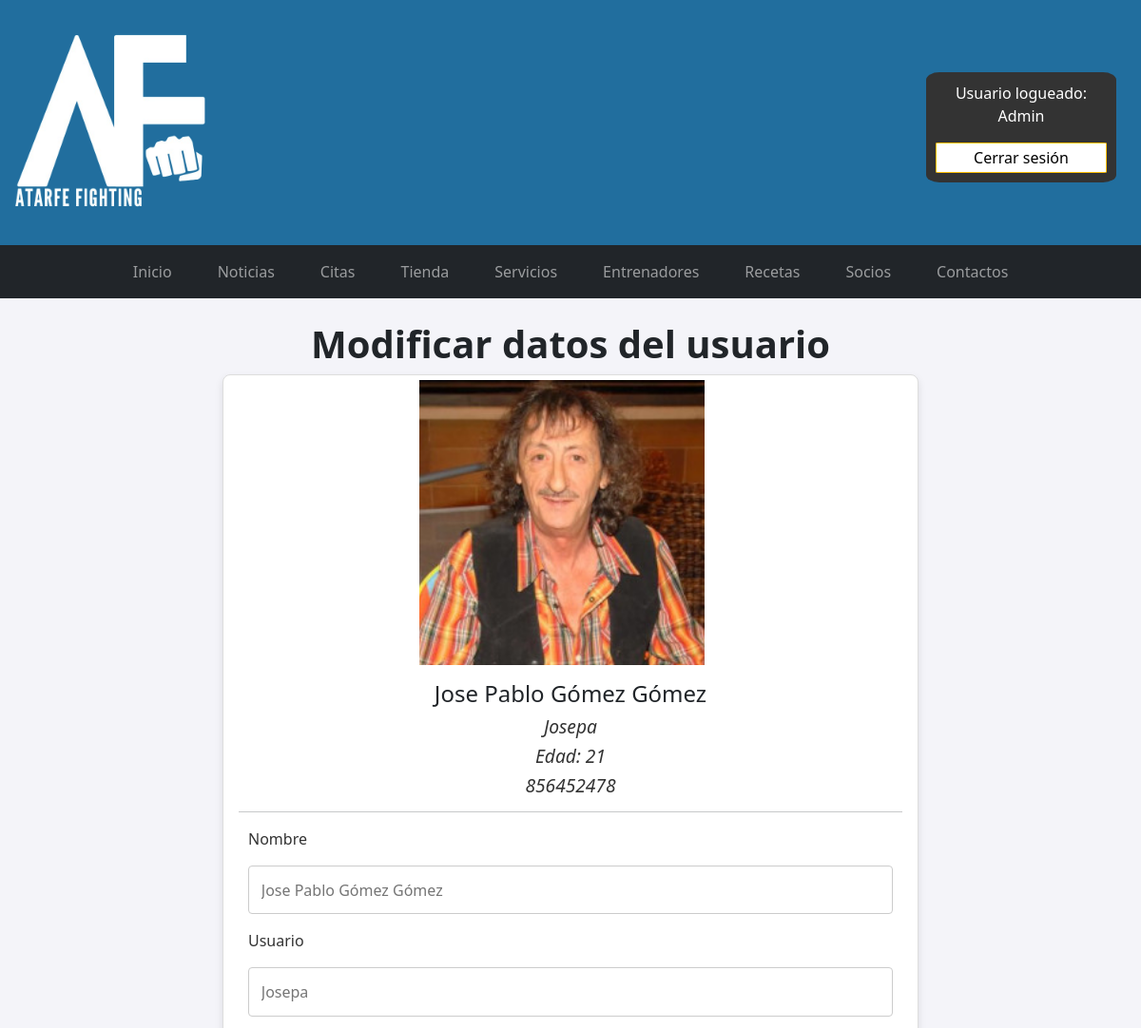
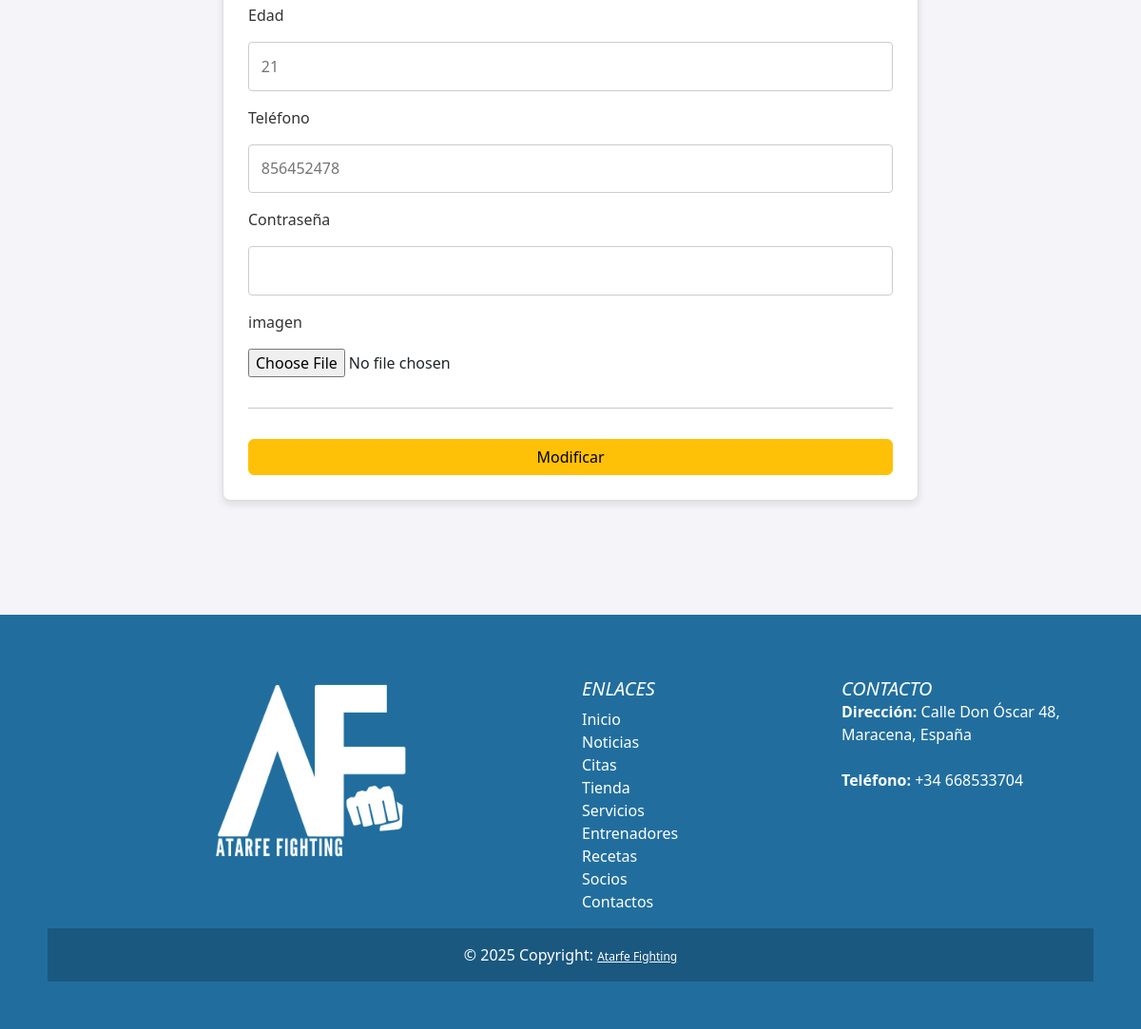
/php/socios/modificarsocio.php?id=7 (signed in), run on the app's committed database (2 pictures, top to bottom).
### tables this page shows
CREATE TABLE `socio` (
  `id_socio` int(11) NOT NULL,
  `nombre` varchar(100) NOT NULL,
  `edad` int(11) DEFAULT NULL,
  `contrasena` varchar(255) NOT NULL,
  `usuario` varchar(50) NOT NULL,
  `telefono` varchar(15) DEFAULT NULL,
  `foto` varchar(255) DEFAULT NULL,
  `tipo` enum('socio','admin') NOT NULL DEFAULT 'socio'
);

### php/socios/modificarsocio.php (the view, shortened to what this page needs)
<?php
include '../esencial/conexion.php';
$id_socio = $_GET['id'];
$query = "SELECT telefono, nombre, contrasena, usuario, edad, foto FROM socio WHERE id_socio = $id_socio";
$stmt = $conexion->prepare($query);
$stmt->execute();
$stmt->bind_result($telefono, $nombre, $contrasena, $usuario, $edad, $imagen);
?>
<!DOCTYPE html>
<html lang="es">
<head>
    <link rel="stylesheet" href="../../css/styles.css">
    <link rel="stylesheet" href="https://cdn.jsdelivr.net/npm/bootstrap@5.3.3/dist/css/bootstrap.min.css">
</head>
<body style="background:#f4f4f9">
    <?php include '../esencial/header.php';
    ?>
    <main>
        <h1 style="font-weight: bold; text-align:center">Modificar datos del usuario</h1>
        <?php if ($stmt->fetch()) {
            if (isset($_SESSION["nombre"]) && $pagina_actual == "modificarsocio.php" && isset($_SESSION["tipo"]) == "admin") {
                do {
                    echo "<div class='socio-card-modificar'>";
                    echo "<div class='socio-foto'><img loading='lazy' src='" . "../../imagenes/" . $imagen . "' alt='Imagen de " . $nombre . "'></div>";
                    echo "<div class='socio-info'>";
                    echo "<h4 class='text-md-center'>" . $nombre . "</h4>";
                    echo "<h3 class='text-md-center'> " . $usuario . "</h3>";
                    echo "<h3 class='text-md-center'>Edad: " . $edad . "</h3>";
                    echo "<h3 class='text-md-center'> " . $telefono . "</h3>";
                    echo "<hr>";
                    echo "<form action='modificar_datos_socio.php?id=$id_socio' method='post' enctype='multipart/form-data'>";
                    echo "<label  for='nombre'>Nombre</label> ";
                    echo "<input type='text' id='nombre' name='nombre' placeholder='$nombre'>";
                    echo "<label  for='usuario'>Usuario</label> ";
                    echo "<input type='text' id='usuario' name='usuario' placeholder='$usuario'>";
                    echo "<label for='edad' >Edad</label>";
                    echo "<input type='number' id='edad' name='edad' placeholder='$edad'>";
                    echo "<label  for='telefono'>Teléfono</label> ";
                    echo "<input type='text' id='telefono' name='telefono' placeholder='$telefono'>";
                    echo "<label  for='imagen'>Contraseña</label> ";
                    echo "<input type='password' id='contraseña' name='contraseña'>";
                    echo "<label  for='imagen'>imagen</label> ";
                    echo "<input type='file' id='imagen' name='imagen'>";
                    echo "<hr>";
                    echo "<button class='btn btn-warning' type='submit'>Modificar</button>";
                    echo "</form>";
                    echo "</div>";
                    echo "</div>";
                } while ($stmt->fetch());
            } else if (isset($_SESSION["nombre"]) && $pagina_actual == "modificarsocio.php" && $_SESSION["tipo"] == "socio" && $_SESSION["nombre"] == $usuario) {
                do {
                    echo "<div class='socio-card-modificar'>";
                    echo "<div class='socio-foto'><img loading='lazy' src='" . "../../imagenes/" . $imagen . "' alt='Imagen de " . $nombre . "'></div>";
                    echo "<div class='socio-info'>";
                    echo "<h4 class='text-md-center'>" . $nombre . "</h4>";
                    echo "<h3 class='text-md-center'> " . $usuario . "</h3>";
                    echo "<h3 class='text-md-center'>Edad: " . $edad . "</h3>";
                    echo "<h3 class='text-md-center'> " . $telefono . "</h3>";
                    echo "<hr>";
                    echo "<form action='modificar_datos_socio.php?id=$id_socio' method='post' enctype='multipart/form-data'>";
                    echo "<label  for='nombre'>Nombre</label> ";
                    echo "<input type='hidden' id='id_socio' name='id_socio' value='" . $id_socio . "'>";
                    echo "<input type='text' id='nombre' name='nombre' placeholder='$nombre'>";
                    echo "<label  for='usuario'>Usuario</label> ";
                    echo "<input type='text' id='usuario' name='usuario' placeholder='$usuario'>";
                    echo "<label for='edad' >Edad</label>";
                    echo "<input type='number' id='edad' name='edad' placeholder='$edad'>";
                    echo "<label  for='telefono'>Teléfono</label> ";
                    echo "<input type='text' id='telefono' name='telefono' placeholder='$telefono'>";
                    echo "<label  for='imagen'>Contraseña</label> ";
                    echo "<input type='password' id='contraseña' name='contraseña'>";
                    echo "<label  for='imagen'>imagen</label> ";
                    echo "<input type='file' id='imagen' name='imagen'>";
                    echo "<hr>";
                    echo "<button class='btn btn-warning' type='submit'>Modificar</button>";
                    echo "</form>";
                    echo "</div>";
                    echo "</div>";
                } while ($stmt->fetch());
            } else {
                header("Location:../../index.php");
            }
        }
            ?>
            </main>
            <?php include '../esencial/footer.php' ?>
</body>
</html>

### css/styles.css (style rules this page uses)
* { margin: 0; padding: 0; box-sizing: border-box; font-family: Markazi, "Helvetica Neue", Helvetica, Arial, ; }
body { line-height: 1.6; }
main { background: #f4f4f9; width: 65%; padding-bottom: auto; margin: 0px auto; padding: 2%; padding-bottom: 10%; }
h3, h5 { font-style: oblique; }
form { display: flex; flex-direction: column; gap: 1rem; margin: 10px; }
form label { color: #333; }
form input[type="text"], form input[type="email"], form input[type="password"], form input[type="number"], form textarea { width: 100%; padding: 0.8rem; border: 1px solid #ccc; border-radius: 4px; font-size: 1rem; }
.socio-card-modificar { background-color: #fff; border: 1px solid #ddd; border-radius: 8px; box-shadow: 0 4px 8px rgba(0, 0, 0, 0.1); width: 100%; overflow: hidden; transition: transform 0.3s ease; }
.socio-card-modificar .socio-foto { margin-top: 5px; text-align: center; }
.socio-foto img { width: 100%; height: 100%; max-width: 300px; min-height: 300px; max-height: 300px; margin-right: 1.5vw; object-fit: cover; }
.socio-info { padding: 1rem; }
.socio-info h3 { font-size: 1.2rem; color: #333; margin-bottom: 0.5rem; }

### data on the page
socio: foto (picture), nombre "Jose Pablo Gómez Gómez", usuario "Josepa", edad "21", telefono "856452478"

### other printed values
$nombre_usuario "Admin"
